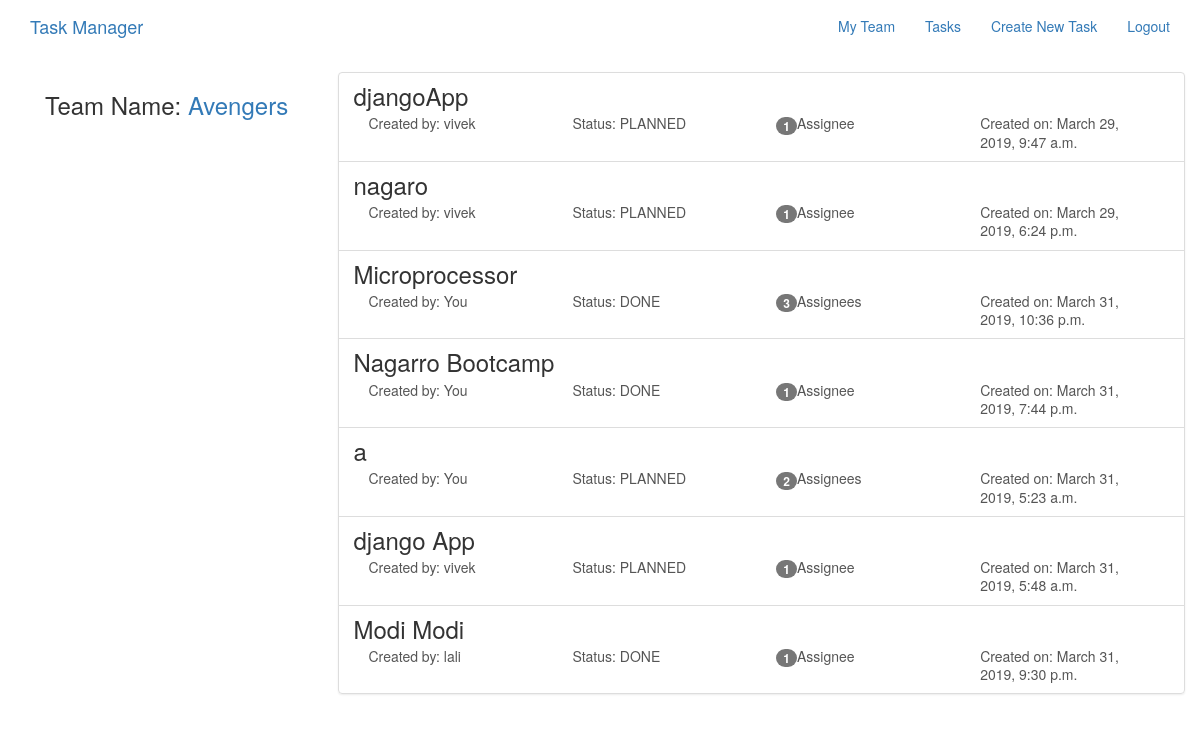
The page /tasks/ (signed in) on the database its author committed.
### teams/models.py (models this page shows, shortened)
class TeamMember(models.Model):
    team = models.ForeignKey(Team,related_name="memberships",on_delete=models.CASCADE)
    member = models.OneToOneField(User,related_name="members",on_delete=models.CASCADE)
    class Meta:
        unique_together = ("team","member")

class Team(models.Model):
    name = models.CharField(max_length=255,unique=True)
    slug = models.SlugField(allow_unicode=True,unique=True)
    description = models.TextField(blank=True,default='')
    creator = models.OneToOneField(User,related_name="userteam",on_delete=models.CASCADE,blank=True,null=True)
    def __str__(self):
        return self.name

### tasks/models.py (models this page shows, shortened)
class TaskTeam(models.Model):
    task = models.ForeignKey(Task,related_name="tasks",on_delete=models.CASCADE)
    team = models.ForeignKey(Team,related_name="team",on_delete=models.CASCADE)
    class Meta:
        unique_together = ("team","task")

class Task(models.Model):
    title = models.CharField(max_length=255,unique=True)
    description = models.TextField(blank=True,default='')
    STATUS_CHOICES = (
        ("PLANNED", "Planned"),
        ("INPROGRESS", "Inprogress"),
        ("DONE", "Done"),
    )
    status = models.CharField(max_length=10,
                              choices=STATUS_CHOICES,
                              default="PLANNED")
    slug = models.SlugField(allow_unicode=True,unique=True)
    creator = models.ForeignKey(User,related_name="tasks",on_delete=models.CASCADE)
    created_at = models.DateTimeField(auto_now=True)
    assignees = models.ManyToManyField(User,through="TaskAssignees")
    class Meta:
        ordering = ["-created_at"]

### tasks/views.py (the view)
class TaskList(LoginRequiredMixin,generic.ListView):
    model = Task
    def get_context_data(self, **kwargs):
        context = super().get_context_data(**kwargs)
        task_team = None
        try:
            if self.request.user.members.team:
                task_team = TaskTeam.objects.filter(
                    team = self.request.user.members.team
                )
        except User.DoesNotExist:
            raise Http404
        except AttributeError:
            pass
        else:
            context["task_team"] = task_team
        return context

### teams/templatetags/team_tags.py (called while the page is built)
@register.simple_tag(takes_context=True)
def getteam(context):
    try:
        request = context['request']
        user = User.objects.get(username=request.user.username)
        team = user.members.team
    except ObjectDoesNotExist:
        team = None
    return team

### tasks/templates/tasks/task_list.html
{% extends "tasks/task_base.html" %}
{% block pretask %}
<div class="col-md-3">
  {% if request.user.is_authenticated %}
  <div class="card card-with-shadow">
    <div class="content">
      {% if request.user.members.team %}
      <h3>Team Name: <a href="{% url 'teams:single' slug=request.user.members.team.slug %}">{{ request.user.members.team }}</a></h3>
      {% else %}
      <h3>Your tasks</h3>
      {% endif %}
    </div>
  </div>
  {% endif %}
</div>
{% endblock %}
{% block posttask %}
<div class="col-md-9">
  <div class="list-group">
    {% if task_team %}
      {% for taskteam in task_team %}
        {% with task=taskteam.task %}
          {% include "tasks/_task.html" %}
        {% endwith %}
      {% endfor %}
    {% else %}
      {% for task in request.user.tasks.all %}
        {% include "tasks/_task.html" %}
      {% endfor %}
    {% endif %}
  </div>
</div>
{% endblock %}

### tasks/templates/tasks/_task.html
{% load tz %}
<a class="list-group-item" href="{% url 'tasks:single' slug=task.slug %}">
  <h3 class="title list-group-item-heading">{{ task.title }}</h3>
  <div class="list-group-item-text container-fluid">
    <div class="row">
      <div class="col-md-3">
        <span>Created by: {% if request.user == task.creator %}You{% else %}{{ task.creator }}{% endif %}</span>
      </div>
      <div class="col-md-3">
        <span>Status: {{ task.status }}</span>
      </div>
      <div class="col-md-3">
        <strong><span class="badge">{{ task.assignees.count }}</span></strong>Assignee{{ task.assignees.count|pluralize }}
      </div>
      <div class="col-md-3">
        <span>Created on: {{ task.created_at|localtime }}</span>
      </div>
    </div>
  </div>
</a>

### rows shown on the page
TaskTeam: task "djangoApp", task.creator "vivek", task.status "PLANNED", task.assignees.count "1", task.created_at "March 29, 2019, 9:47 a.m."
TaskTeam: task "nagaro", task.creator "vivek", task.status "PLANNED", task.assignees.count "1", task.created_at "March 29, 2019, 6:24 p.m."
TaskTeam: task "Microprocessor", shows "You", task.status "DONE", task.assignees.count "3", task.created_at "March 31, 2019, 10:36 p.m."
TaskTeam: task "Nagarro Bootcamp", shows "You", task.status "DONE", task.assignees.count "1", task.created_at "March 31, 2019, 7:44 p.m."
TaskTeam: task "a", shows "You", task.status "PLANNED", task.assignees.count "2", task.created_at "March 31, 2019, 5:23 a.m."
TaskTeam: task "django App", task.creator "vivek", task.status "PLANNED", task.assignees.count "1", task.created_at "March 31, 2019, 5:48 a.m."
TaskTeam: task "Modi Modi", task.creator "lali", task.status "DONE", task.assignees.count "1", task.created_at "March 31, 2019, 9:30 p.m."

### other values the page prints
{{ request.user.members.team }} "Avengers"
